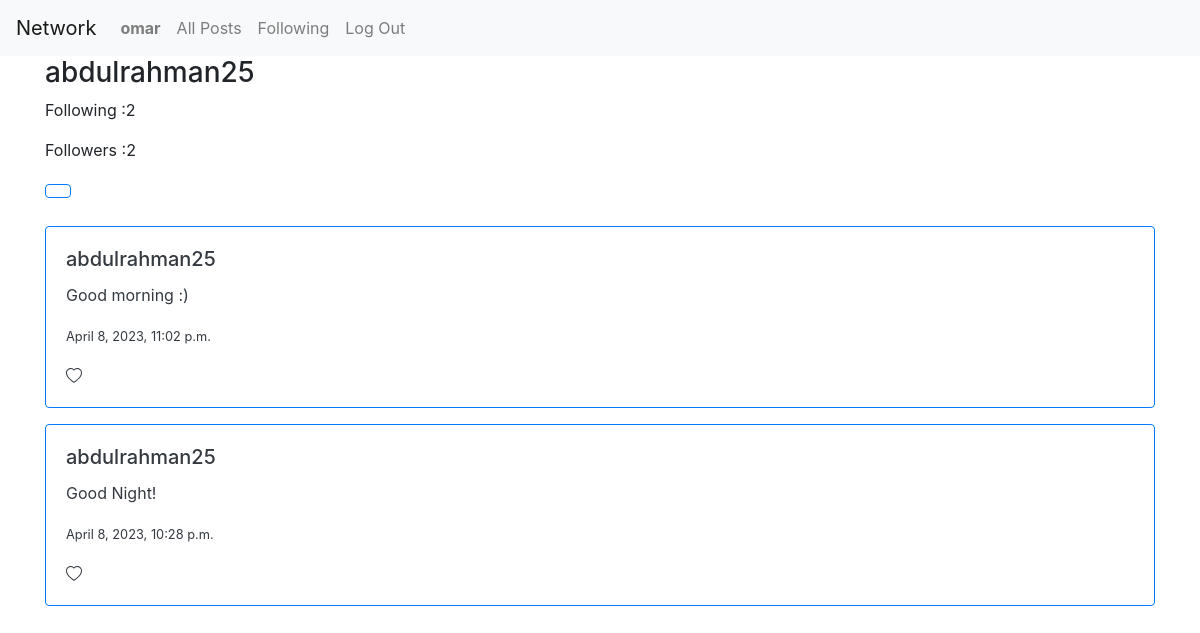
The app's page /profile/1 (signed in) with its own data.
### network/models.py (models this page shows, shortened)
class User(AbstractUser):
    pass

class newPost(models.Model):
    text = models.TextField(null=True)
    date = models.DateTimeField(auto_now_add=True, null=True)
    user = models.ForeignKey(User, related_name="user_post", on_delete=models.CASCADE, null=True)

### network/views.py (the view)
# urls.py: path("profile/<int:id>", views.profile, name="profile"),
@login_required
def profile(request, id):
    all_posts = newPost.objects.filter(user=id).order_by('-date')
    following = UserFollowing.objects.filter(user_id=id)
    followers = UserFollowing.objects.filter(following_user_id = id)
    username = User.objects.get(id=id)
    return render(request, "network/profile.html",{
        "posts": all_posts,
        "following": following.count(),
        "followers" : followers.count(),
        "id": id,
        "username": username.username
    })

### network/templates/network/profile.html (shortened to what this page needs)
{% extends "network/layout.html" %}
{% load static %}
{% block body %}
<div class="container">
  <h3>{{ username }}</h3>
<p>Following :{{ following }}</p>
<p>Followers :{{ followers }}</p>
{% if request.user.id != id %}
  <button type="submit" class="btn btn-outline-primary" id="follow-btn" value="{{request.user.id}}"></button>
{% endif %}
</div><br>
<div class="container">
    {% for post in posts %}
    <div class="card border-primary mb-3" style="max-width: 100%;">
        <div class="card-body text-dark">
          <h5 class="card-title ">{{ post.user }}</h5>
          <p class="card-text">{{ post.text }}</p>
          <p class="card-text"><small class="text-body-secondary ">{{ post.date }}</small></p>
        </div>
    </div>
    {% endfor %}
{% endblock %}

### network/templates/network/layout.html (shortened to what this page needs)
{% load static %}
<!DOCTYPE html>
<html lang="en">
    <head>
        <link rel="stylesheet" href="https://stackpath.bootstrapcdn.com/bootstrap/4.4.1/css/bootstrap.min.css">
        <link href="{% static 'network/styles.css' %}" rel="stylesheet">
    </head>
    <body>
        <nav class="navbar navbar-expand-lg navbar-light bg-light">
            <a class="navbar-brand" href="#">Network</a>
            <div>
              <ul class="navbar-nav mr-auto">
                {% if user.is_authenticated %}
                    <li class="nav-item">
                        <a class="nav-link" href="{% url 'profile'  id=user.id%}"><strong>{{ user.username }}</strong></a>
                    </li>
                {% endif %}
                <li class="nav-item">
                  <a class="nav-link" href="{% url 'index' %}">All Posts</a>
                </li>
                {% if user.is_authenticated %}
                    <li class="nav-item">
                        <a class="nav-link" href="#">Following</a>
                    </li>
                    <li class="nav-item">
                        <a class="nav-link" href="{% url 'logout' %}">Log Out</a>
                    </li>
                {% endif %}
              </ul>
            </div>
          </nav>
        <div class="body">
            {% block body %}
            {% endblock %}
        </div>
    </body>
</html>

### records on screen
User: username "omar"
User: username "abdulrahman25"
newPost: user "abdulrahman25", text "Good morning :)", date "April 8, 2023, 11:02 p.m."
newPost: user "abdulrahman25", text "Good Night!", date "April 8, 2023, 10:28 p.m."

### other values on screen
{{ following }} "2"
{{ followers }} "2"
